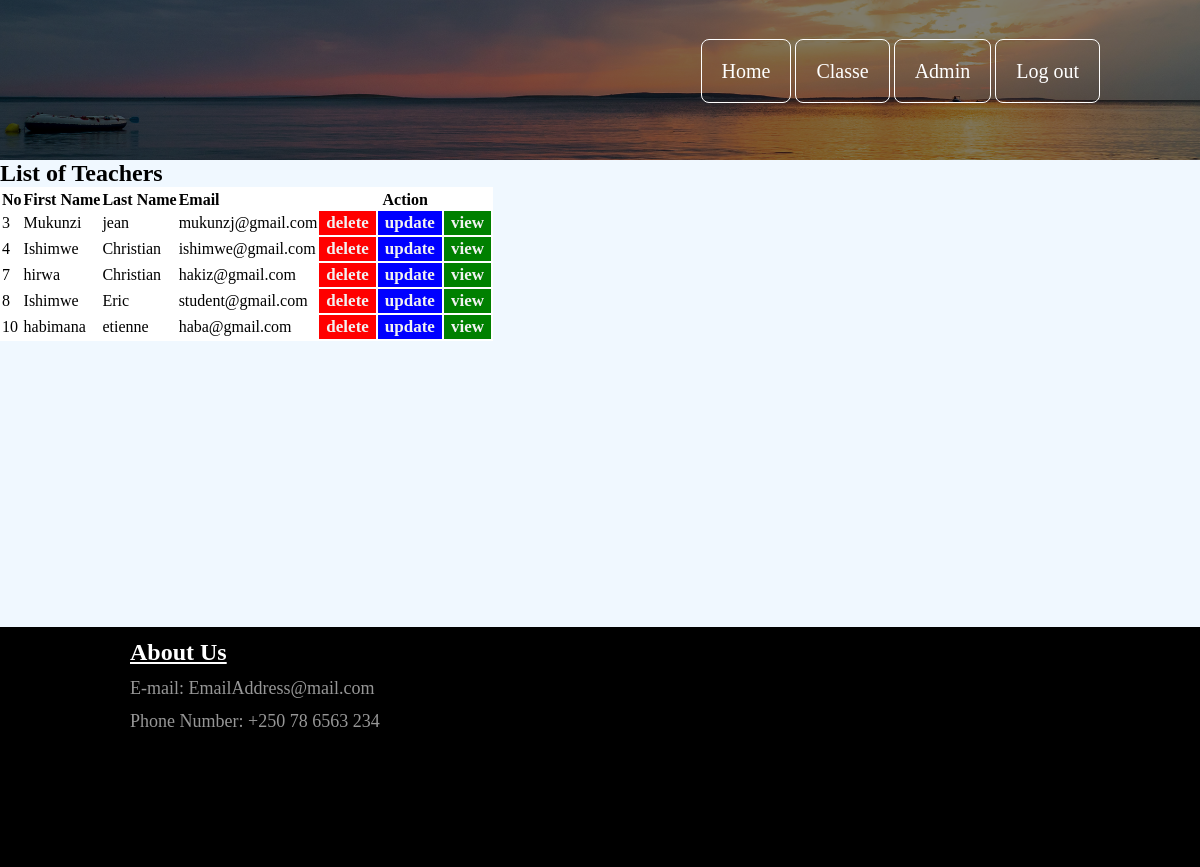
Page /Teachers.php on the committed database.
### tables this page shows
CREATE TABLE `teachers` (
  `id` int(11) NOT NULL,
  `fname` varchar(32) DEFAULT NULL,
  `lname` varchar(32) DEFAULT NULL,
  `email` varchar(128) DEFAULT NULL,
  `pwd` text DEFAULT NULL
);

### Teachers.php (the view, shortened to what this page needs)
<?php
$dbhost="localhost";
$dbUserName="root";
$dbpwd="";
$dbName="student";
$conn=mysqli_connect($dbhost,$dbUserName,$dbpwd,$dbName);
?>
<!DOCTYPE html>
<html lang="en">
<head>
	<link rel="stylesheet" href="style.css">
</head>
<body>
    <header>
        <nav>
            <div class="navigation-tab">
                <ul>
                    <li><a href="index.php">Home</a></li>
                    <li><a href="Classe.php">Classe</a></li>
					<li><a href="admin.php">Admin</a></li>
                    <li><a href="logout.php">Log out</a></li>
                </ul>
            </div>
        </nav>
    </header>
    <h2>List of Teachers</h2>
<table  style="background-color:white">
    <th>
        <tr>
            <Td><b>No</b> </Td>
            <Td><b>First Name</b> </Td>
            <td><b>Last Name</b></td>
            <td><b>Email</b></td>
            <th colspan="3">Action</th>
        </tr>
    </th>
        <?php
         $sql="SELECT * FROM teachers";
         $result=mysqli_query($conn,$sql);
         $resultCheck=mysqli_num_rows($result);
         if($resultCheck<1)
         {
             echo 'No Teachers  registered!';
         }
         elseif($resultCheck>0)
         {
            while($row=mysqli_fetch_assoc($result))
            {
                echo '<tr><td>'.$row["id"].'</td>';
                echo '<td>'.$row["fname"].'</td>';
                echo '<td>'.$row["lname"].'</td>';
                echo '<td>'.$row["email"].'</td>';
                echo '<td><a href="delete.php?id='.$row['id'].'" class="delete">delete</a></td>';
                echo '<td><a href="update.php?id='.$row['id'].'" class="update">update</a></td>';
                echo '<td><a href="view.php?id='.$row['id'].'" class="view"">view</a></td>';
                echo '</tr>';
            }
         }
        ?>
</table>
<footer>
    <h3>About Us</h3>
   <p><i class="fas fa-envelope-open"></i>E-mail: EmailAddress@mail.com<br></p>
   <p>Phone Number: +250 78 6563 234</p>
</footer>
</body>
</html>

### style.css (style rules this page uses)
* { margin: 0; padding: 0; font-family: century 'Franklin Gothic Medium', 'Arial Narrow', Arial, sans-serif; }
header { background-image:linear-gradient(rgba(0,0,0,0.5),rgba(0,0,0,0.5)), url(1.jpg); height: 20vh; background-size: cover; background-position: center; }
body { background-image: url("3.jpg"); background-size: cover; background-position: center; background-color: aliceblue; }
.navigation-tab ul { list-style: none; float: right; margin-right: 100px; margin-top: 60px; }
.navigation-tab ul li { display: inline; }
.navigation-tab ul li a { color: white; background-color: transparent; font-style: helvetica; padding: 20px; border-radius: 8px; font-size: 20px; text-decoration: none; border: 0.2px solid #ffffff ; transition: 0.6s ease; }
footer { margin-top: 286px; background-color: black; height: 30vh; }
footer h3 { color: #ffff; font-size: 24px; margin-left: 130px; text-decoration: underline; padding-top: 12px; }
footer p { color: #c4c4c4c4; font-size: 18px; margin-left: 130px; padding-top: 12px; }

### Teachers.php (style rules this page uses)
.delete { float: left; color: #f2f2f2; text-align: center; padding: 2px 7px; font-weight:bold; text-decoration: none; font-size: 17px; background-color:red; }
.view { float: left; color: #f2f2f2; text-align: center; padding: 2px 7px; font-weight:bold; text-decoration: none; font-size: 17px; background-color:green; }
.update { float: left; color: #f2f2f2; text-align: center; padding: 2px 7px; font-weight:bold; text-decoration: none; font-size: 17px; background-color:blue; }

### rows in the picture
teachers: id "3", fname "Mukunzi", lname "jean", email "mukunzj@gmail.com"
teachers: id "4", fname "Ishimwe", lname "Christian", email "ishimwe@gmail.com"
teachers: id "7", fname "hirwa", lname "Christian", email "hakiz@gmail.com"
teachers: id "8", fname "Ishimwe", lname "Eric", email "student@gmail.com"
teachers: id "10", fname "habimana", lname "etienne", email "haba@gmail.com"
